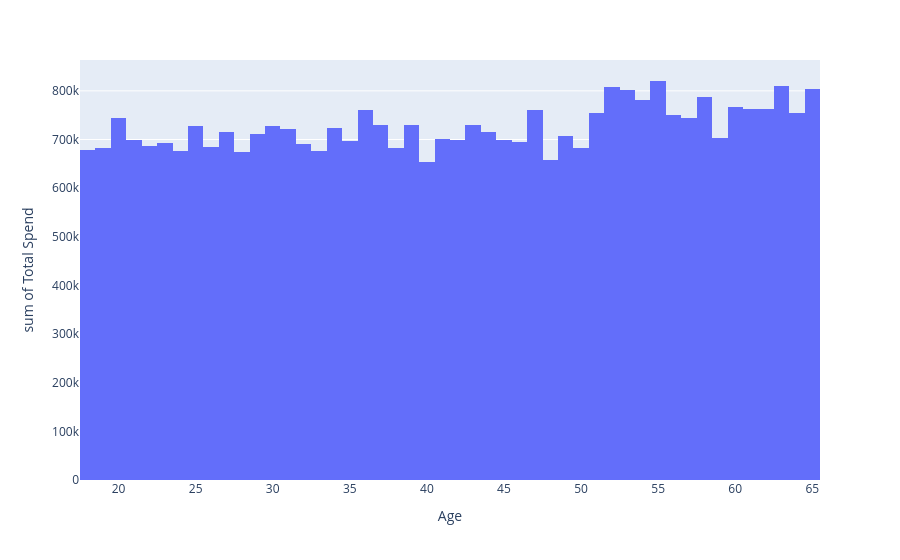

The notebook cell this image was saved under:
### Code cell
a=px.histogram(df,x='Age',y='Total Spend')
a.show()

### Figure 1 — Plotly figure (JSON) as saved in the notebook; plotly's stock layout.template omitted (floating-point values rounded to 4 significant figures; data arrays with more than 128 entries replaced by an {"elided": "..."} marker saying what was removed)
{"data": [{"bingroup": "x", "histfunc": "sum", "hovertemplate": "Age=%{x}<br>sum of Total Spend=%{y}<extra></extra>", "legendgroup": "", "marker": {"color": "#636efa", "pattern": {"shape": ""}}, "name": "", "orientation": "v", "showlegend": false, "type": "histogram", "x": {"elided": "64374 int values"}, "xaxis": "x", "y": {"elided": "64374 int values"}, "yaxis": "y"}], "layout": {"barmode": "relative", "legend": {"tracegroupgap": 0}, "margin": {"t": 60}, "xaxis": {"anchor": "y", "domain": [0, 1], "title": {"text": "Age"}}, "yaxis": {"anchor": "x", "domain": [0, 1], "title": {"text": "sum of Total Spend"}}}}
